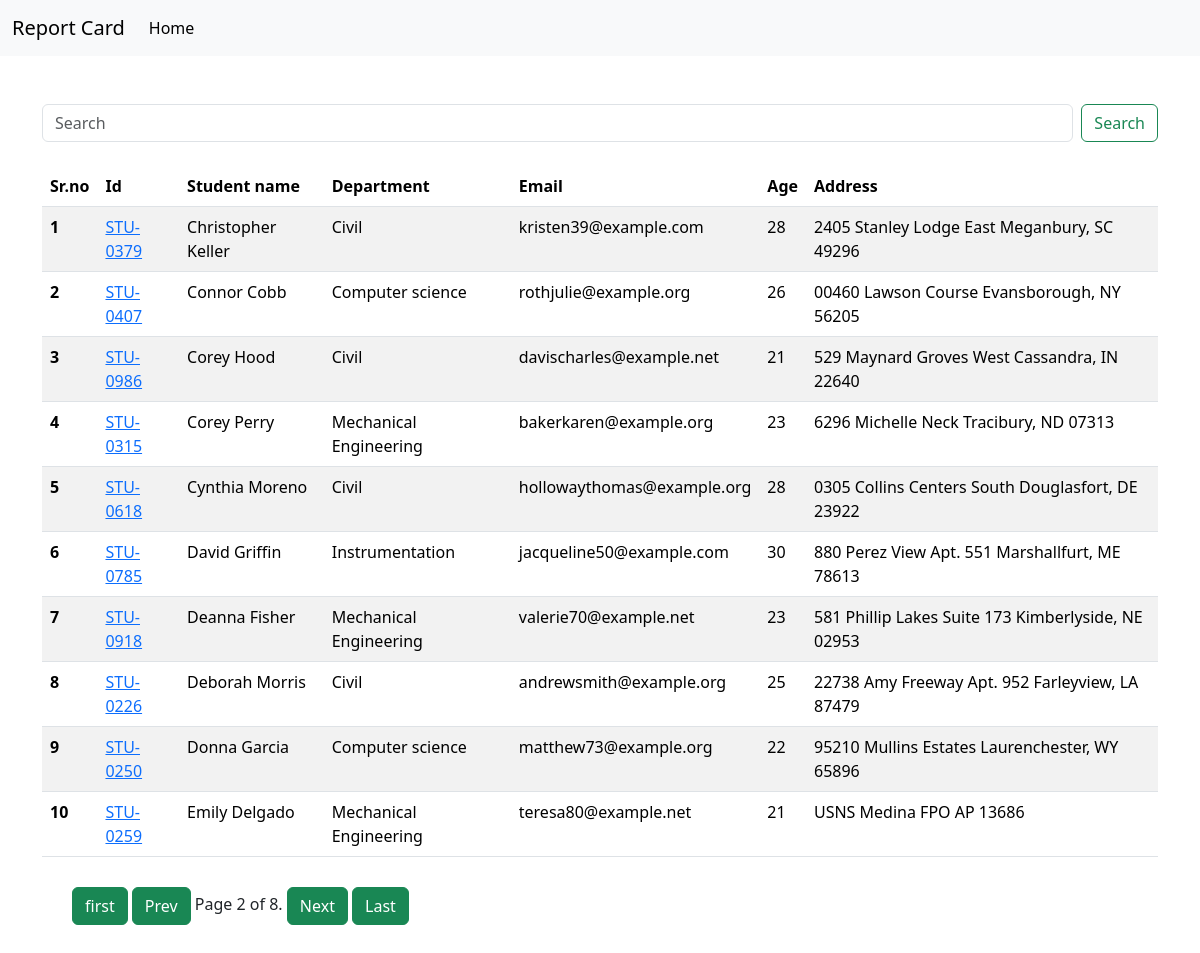
Screenshot of /?page=2 with the database file from the repository.
### student/models.py (models this page shows, shortened)
class Student(models.Model):
    department = models.ForeignKey(Department, on_delete=models.CASCADE, related_name='depart')
    studentid = models.OneToOneField(StudentId, on_delete=models.CASCADE, related_name='student')
    student_name = models.CharField(max_length=100)
    student_email = models.EmailField(unique=True)
    student_age = models.IntegerField(default=18)
    student_address = models.TextField()
    is_deleted = models.BooleanField(default=False)
    objects = StudentManager()
    admin_objects = models.Manager()
    class Meta:
        ordering = ['student_name']
        verbose_name = "student"

class StudentId(models.Model):
    studentid = models.CharField(max_length=100)
    def __str__(self):
        return self.studentid

class Department(models.Model):
    department = models.CharField(max_length=100)
    class Meta:
        ordering = ['department']

### student/views.py (the view)
# urls.py: path('', get_students),
def get_students(request):
    queryset = Student.objects.all()
    paginator = Paginator(queryset, 10)
    page_number = request.GET.get("page",1)
    page_obj = paginator.get_page(page_number)
    return render (request,'student.html',{'results':page_obj})

### student/models.py (called while the page is built)
    def get_queryset(self):
        return super().get_queryset().filter(is_deleted = False)

### student/templates/student.html
{% extends "base.html" %}
{% block start %}
<div class="container my-2 mt-5">
  <form class="d-flex mt-4 my-4" role="search" method="GET" action="/search/">
    <input class="form-control me-2" type="search" name="search" placeholder="Search" aria-label="Search">
    <button class="btn btn-outline-success" type="submit">Search</button>
</form>
  <table class="table table-striped">
    <thead>
      <tr>
        <th scope="col">Sr.no</th>
        <th scope="col">Id</th>
        <th scope="col">Student name</th>
        <th scope="col">Department</th>
        <th scope="col">Email</th>
        <th scope="col">Age</th>
        <th scope="col">Address</th>
      </tr>
    </thead>
    <tbody>
      {% for student in results %}
      <tr>
        <th scope="row">{{ forloop.counter }}</th>
        <td>
          <a href="{% url 'see_mark' student.studentid %}">
            {{student.studentid}}
          </a>
        </td>
        <td>{{student.student_name}} </td>
        <td>{{student.department.department}} </td>
        <td>{{student.student_email}} </td>
        <td>{{student.student_age}} </td>
        <td>{{student.student_address}} </td>
      </tr>
      {% endfor %}
    </tbody>
  </table>
  <div class="pagination" style="margin: 30px;">
    <span class="step-links">
      {% if results.has_previous %}
      <a href="?page=1"><button class="btn btn-success" type="submit">first</button></a>
      <a href="?page={{ results.previous_page_number }}"><button class="btn btn-success" type="submit">Prev</button></a>
      {% endif %}
      <span class="current">
        Page {{ results.number }} of {{ results.paginator.num_pages }}.
      </span>
      {% if results.has_next %}
      <a href="?page={{ results.next_page_number }}"><button class="btn btn-success" type="submit">Next</button></a>
      <a href="?page={{ results.paginator.num_pages }}"><button class="btn btn-success" type="submit">Last</button></a>
      {% endif %}
    </span>
  </div>
</div>
{% endblock %}

### rows the page displays
Student: studentid "STU-0379", student_name "Christopher Keller", department.department "Civil", student_email "kristen39@example.com", student_age "28", student_address "2405 Stanley Lodge East Meganbury, SC 49296"
Student: studentid "STU-0407", student_name "Connor Cobb", department.department "Computer science", student_email "rothjulie@example.org", student_age "26", student_address "00460 Lawson Course Evansborough, NY 56205"
Student: studentid "STU-0986", student_name "Corey Hood", department.department "Civil", student_email "davischarles@example.net", student_age "21", student_address "529 Maynard Groves West Cassandra, IN 22640"
Student: studentid "STU-0315", student_name "Corey Perry", department.department "Mechanical Engineering", student_email "bakerkaren@example.org", student_age "23", student_address "6296 Michelle Neck Tracibury, ND 07313"
Student: studentid "STU-0618", student_name "Cynthia Moreno", department.department "Civil", student_email "hollowaythomas@example.org", student_age "28", student_address "0305 Collins Centers South Douglasfort, DE 23922"
Student: studentid "STU-0785", student_name "David Griffin", department.department "Instrumentation", student_email "jacqueline50@example.com", student_age "30", student_address "880 Perez View Apt. 551 Marshallfurt, ME 78613"
Student: studentid "STU-0918", student_name "Deanna Fisher", department.department "Mechanical Engineering", student_email "valerie70@example.net", student_age "23", student_address "581 Phillip Lakes Suite 173 Kimberlyside, NE 02953"
Student: studentid "STU-0226", student_name "Deborah Morris", department.department "Civil", student_email "andrewsmith@example.org", student_age "25", student_address "22738 Amy Freeway Apt. 952 Farleyview, LA 87479"
Student: studentid "STU-0250", student_name "Donna Garcia", department.department "Computer science", student_email "matthew73@example.org", student_age "22", student_address "95210 Mullins Estates Laurenchester, WY 65896"
Student: studentid "STU-0259", student_name "Emily Delgado", department.department "Mechanical Engineering", student_email "teresa80@example.net", student_age "21", student_address "USNS Medina FPO AP 13686"

### other values shown
{{ results.number }} "2"
{{ results.paginator.num_pages }} "8"
